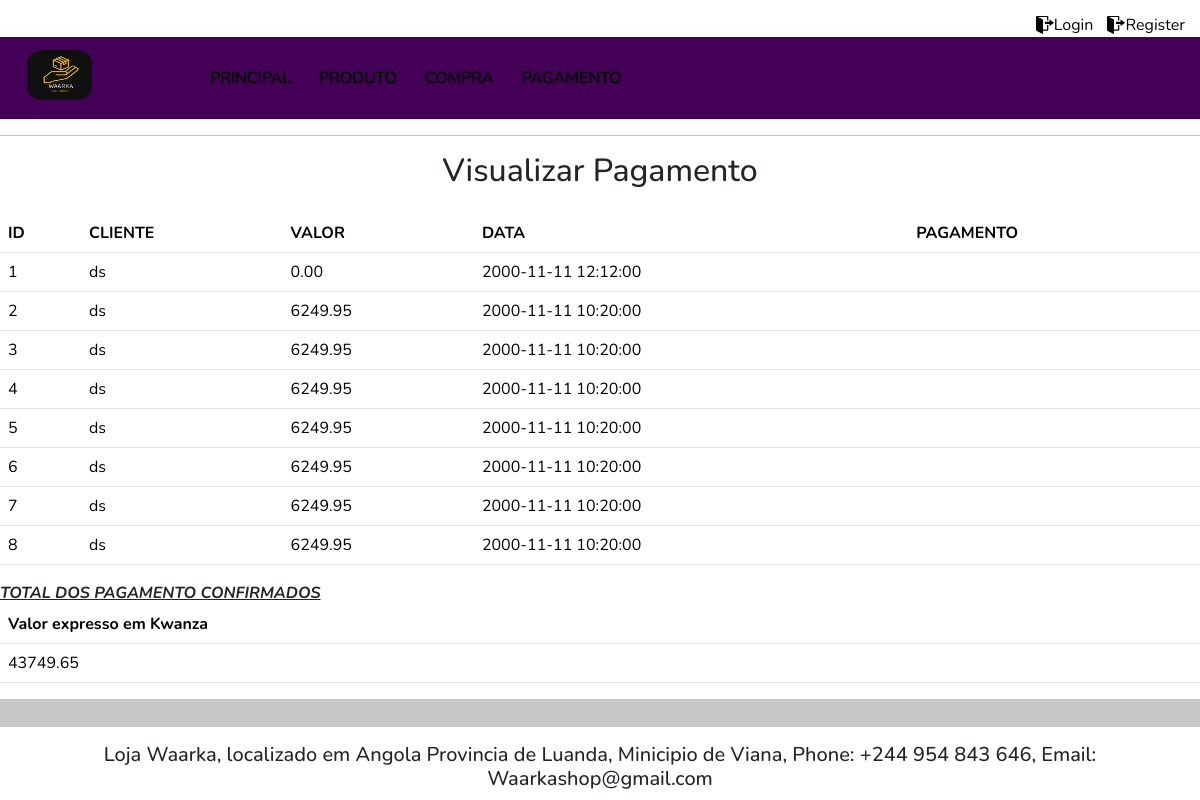
The app's page /Ver_pagamento.php with its own data.
### tables this page shows
CREATE TABLE `pagamento` (
  `idpagamento` int(12) NOT NULL,
  `valor` decimal(11,2) NOT NULL,
  `data` datetime NOT NULL,
  `telefone` int(11) NOT NULL,
  `id_usuario` int(12) NOT NULL
);

CREATE TABLE `usuarios` (
  `id_usuario` int(11) NOT NULL,
  `nome` varchar(100) NOT NULL,
  `email` varchar(100) NOT NULL,
  `senha` varchar(255) NOT NULL,
  `telefone` int(11) DEFAULT NULL
);

### Ver_pagamento.php (the view, shortened to what this page needs)
<?php
include("db.php");
?>
<html lang="en">
<head>
    <link rel="stylesheet" href="style.css">
    <link rel="stylesheet" href="https://cdnjs.cloudflare.com/ajax/libs/font-awesome/6.5.1/css/all.min.css">
    <link href="https://cdn.jsdelivr.net/npm/bootstrap@5.0.2/dist/css/bootstrap.min.css" rel="stylesheet">
    <link rel="stylesheet" href="./bootstrap/css/bootstrap.css">
</head>
<body>
    <div class=" top-navbar">
        <?php if(isset($_SESSION['usuario_logado'])): ?>
          <div class="icons">
            <span>|user:<?php echo $_SESSION['usuario_nome']; ?> |</span>
            <a href="logout.php">Terminar Sessão</a>
          </div>
        <?php else: ?>
          <div class="icons">
            <a href="login.php"><img src="./images/register.png" alt="" width="18px">Login</a>
            <a href="register.php"><img src="./images/register.png" alt="" width="18px">Register</a>
          </div>
        <?php endif; ?>
    </div>
    <nav class="navbar navbar-expand-lg" id="navbar">
        <div class="container-fluid">
          <a class="navbar-brand" href="index_admin.php" id="logo"><img src="images/logo.jpg" alt="" id="lg">
          <div class="collapse navbar-collapse" id="navbarSupportedContent">
            <ul class="navbar-nav me-auto mb-2 mb-lg-0">
            <li class="nav-item">
                <a class="nav-link active" aria-current="page" href="index_admin.php">PRINCIPAL</a>
              </li>
              <li class="nav-item">
                <a class="nav-link active" href="Ver_Produto.php">PRODUTO</a>
              </li>
              <li class="nav-item">
                <a class="nav-link active" href="compra.php">COMPRA</a>
              </li>
              <li class="nav-item">
                <a class="nav-link active" href="Ver_pagamento.php">PAGAMENTO</a>
              </li>
            </ul>
          </div>
        </div>
      </nav>
<hr widht="" align="center" size="" color="" noshade="">
<form action="#" method="POST">
<h2 align ="center" class="mb-4">Visualizar Pagamento</h2>
<table class="table">
<tr>
<th>ID</th>
<th>CLIENTE</th>
<th>VALOR</th>
<th>DATA</th>
<th>PAGAMENTO</th>
</tr>
<?php
$consulta= " select t1.idpagamento as 'ID', t2.nome as 'CLIENTE', T1.VALOR, T1.DATA, 'PAGAMENTO' ' CONFIRMADO' FROM pagamento as t1 JOIN usuarios as t2 on t2.telefone=t1.telefone ";
$resultado= mysqli_query($conn,$consulta);
while  ($row=mysqli_fetch_array($resultado))
{
    echo
     "<tr> <td>".$row['ID']
    ."</td><td>".$row['CLIENTE']
    ."</td><td>".$row['VALOR']
    ."</td><td>".$row['DATA']
    ."</td><td>".$row['PAGAMENTO']
    ?>
    </tr>
    <?php
  }
?>
</table>
<B>
<I>
<U>
TOTAL DOS PAGAMENTO CONFIRMADOS
</B>
<table class="table">
<tr>
<th>Valor expresso em Kwanza</th>
</tr>
<?php
$consulta= "select SUM( T1.VALOR) AS TOTAL FROM pagamento as t1 JOIN usuarios as t2 on t2.telefone=t1.telefone";
$resultado= mysqli_query($conn,$consulta);
while  ($row=mysqli_fetch_array($resultado))
{
    echo
    "<tr> <td>".$row['TOTAL']
    ?>
    </tr>
    <?php
  }
?>
</table>
        <hr widht="30" align="center" size="30" color="yellow" noshade="">
<h5 align="center">Loja Waarka, localizado em Angola Provincia de Luanda, Minicipio de Viana, Phone:</small> +244 954 843 646, Email:</small> Waarkashop@gmail.com </h5>
</body>
</html>

### style.css (style rules this page uses)
* { margin: 0%; padding: 0%; box-sizing: border-box; outline: none; font-family: "Nunito", sans-serif; }
.top-navbar { display: flex; justify-content: space-between; }
.top-navbar .icons { margin-top: 13px; margin-right: 15px; }
.top-navbar a { text-decoration: none; color: black; margin-left: 10px; }
.top-navbar img { margin-bottom: 3px; }
#navbar { background-color: rgb(67 0 86); }
#logo { margin-left: 15px; color: white; font-size: 25px; font-weight: bold; margin-bottom: 6px; }
.navbar-nav { margin-left: 20px; }
.nav-item { margin-left: 10px; }
.nav-item .nav-link { color: white; margin-left: 2px; text-shadow: 0px 0px 1px black; transition: 0.5s ease; }
html { scroll-behavior: smooth; }
#lg { width: 65px; height: 50px; border-radius: 25%; }

### records on screen
pagamento: idpagamento "1", usuarios.nome "ds", valor "0.00", data "2000-11-11 12:12:00"
pagamento: idpagamento "2", usuarios.nome "ds", valor "6249.95", data "2000-11-11 10:20:00"
pagamento: idpagamento "3", usuarios.nome "ds", valor "6249.95", data "2000-11-11 10:20:00"
pagamento: idpagamento "4", usuarios.nome "ds", valor "6249.95", data "2000-11-11 10:20:00"
pagamento: idpagamento "5", usuarios.nome "ds", valor "6249.95", data "2000-11-11 10:20:00"
pagamento: idpagamento "6", usuarios.nome "ds", valor "6249.95", data "2000-11-11 10:20:00"
pagamento: idpagamento "7", usuarios.nome "ds", valor "6249.95", data "2000-11-11 10:20:00"
pagamento: idpagamento "8", usuarios.nome "ds", valor "6249.95", data "2000-11-11 10:20:00"

### other values on screen
$row['TOTAL'] "43749.65"
